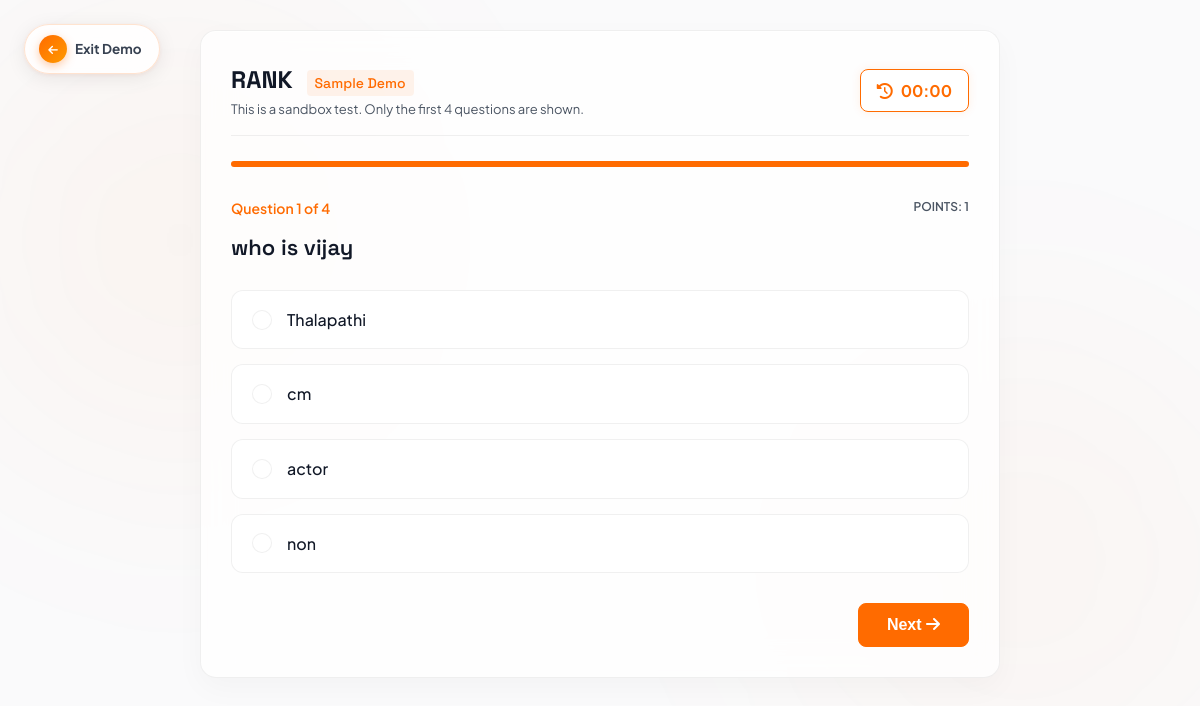
The app's page /quiz/6/demo/ with its own data.
### quiz/models.py (models this page shows, shortened)
class Quiz(models.Model):
    title = models.CharField(max_length=255)
    description = models.TextField(blank=True, help_text="Short description of the quiz")
    category = models.ForeignKey(Category, on_delete=models.SET_NULL, null=True, blank=True, related_name='quizzes')
    subject = models.ForeignKey(Subject, on_delete=models.SET_NULL, null=True, blank=True, related_name='quizzes')
    academic_year = models.CharField(max_length=50, default="2025-2026", blank=True, null=True)
    unit = models.CharField(max_length=50, default="Unit 1", blank=True, null=True)
    difficulty = models.CharField(max_length=50, choices=[('Easy', 'Easy'), ('Medium', 'Medium'), ('Hard', 'Hard')], default='Medium')
    duration = models.PositiveIntegerField(default=60, help_text="Time limit in minutes")
    passing_score = models.PositiveIntegerField(default=60, help_text="Passing score percentage (0-100)")
    negative_marking = models.BooleanField(default=False, help_text="Enable negative marking for this quiz")
    negative_marks_per_question = models.FloatField(default=0.0, help_text="Marks deducted for each incorrect answer")
    shuffle_questions = models.BooleanField(default=False, help_text="Shuffle questions order for each attempt")
    shuffle_options = models.BooleanField(default=False, help_text="Shuffle choices/options for each question")
    max_attempts = models.PositiveIntegerField(default=1, help_text="Maximum allowed attempts per student")
    start_date = models.DateTimeField(null=True, blank=True, help_text="Quiz availability start date")
    end_date = models.DateTimeField(null=True, blank=True, help_text="Quiz availability end date/deadline")
    deadline = models.DateTimeField(null=True, blank=True, help_text="Backwards compatible deadline datetime")
    status = models.CharField(max_length=50, choices=[('Draft', 'Draft'), ('Published', 'Published'), ('Archived', 'Archived')], default='Draft')
    created_by = models.ForeignKey(User, on_delete=models.CASCADE, related_name='quizzes_created', null=True, blank=True)
    created_at = models.DateTimeField(auto_now_add=True)
    class Meta:
        verbose_name_plural = "Quizzes"
        ordering = ['-created_at']
    @property
    def time_limit(self):
        return self.duration * 60

class Question(models.Model):
    QUESTION_TYPES = [
        ('MCQ', 'Multiple Choice Single Answer'),
        ('MultipleAnswers', 'Multiple Choice Multiple Answers'),
        ('TrueFalse', 'True/False'),
        ('FillBlank', 'Fill in the Blank'),
        ('Image', 'Image Question'),
        ('Programming', 'Code/Programming Question'),
        ('Paragraph', 'Paragraph/Short Answer Question')
    ]
    quiz = models.ForeignKey(Quiz, on_delete=models.CASCADE, related_name='questions')
    section = models.ForeignKey(QuizSection, on_delete=models.SET_NULL, null=True, blank=True, related_name='questions')
    text = models.TextField(help_text="The question text")
    question_type = models.CharField(max_length=50, choices=QUESTION_TYPES, default='MCQ')
    correct_answer_text = models.TextField(blank=True, null=True, help_text="For Fill-in-Blank, Code, and Paragraph questions")
    difficulty = models.CharField(max_length=50, choices=[('Easy', 'Easy'), ('Medium', 'Medium'), ('Hard', 'Hard')], default='Medium')
    image_url = models.CharField(max_length=255, blank=True, null=True, help_text="URL or path to question image")
    points = models.PositiveIntegerField(default=1, help_text="Points awarded for a correct answer")
    negative_marks = models.FloatField(default=0.0, help_text="Points deducted for a wrong answer")
    explanation = models.TextField(blank=True, null=True, help_text="Explanation justifying the correct answer")

class Choice(models.Model):
    question = models.ForeignKey(Question, on_delete=models.CASCADE, related_name='choices')
    text = models.CharField(max_length=255, help_text="The choice text")
    is_correct = models.BooleanField(default=False, help_text="Check if this is the correct answer")

### quiz/views.py (the view)
# urls.py: path('quiz/<int:quiz_id>/demo/', views.play_demo, name='play_demo'),
def play_demo(request, quiz_id):
    quiz = get_object_or_404(Quiz, id=quiz_id)
    questions = quiz.questions.all().prefetch_related('choices')
    return render(request, 'quiz/play_demo.html', {'quiz': quiz, 'questions': questions})

### quiz/templates/quiz/play_demo.html (shortened to what this page needs)
{% extends 'quiz/base.html' %}
{% block content %}
<a href="{% url 'quiz:welcome' %}" class="float-back" id="btn-back-demo" title="Exit Demo">
    <span class="back-icon"><i class="fa-solid fa-arrow-left"></i></span> Exit Demo
</a>
<div class="glass-card" style="position: relative; max-width: 800px; margin: 0 auto;">
    <div class="quiz-play-header">
        <div>
            <h2 style="font-size: 24px; font-weight: 700; color: var(--text-white);">{{ quiz.title }} <span style="font-size: 14px; font-weight: 500; color: var(--primary-orange); background: rgba(255, 107, 0, 0.08); padding: 4px 8px; border-radius: 4px; margin-left: 8px;">Sample Demo</span></h2>
            <p style="color: var(--text-muted); font-size: 13px;">This is a sandbox test. Only the first {{ questions|length }} questions are shown.</p>
        </div>
        <div class="timer-box" id="quiz-timer-container" data-time-limit="{{ demo_time_limit }}" data-quiz-id="{{ quiz.id }}">
            <i class="fa-solid fa-clock-rotate-left"></i>
            <span id="timer-val">00:00</span>
        </div>
    </div>
    <div class="timer-bar-container">
        <div class="timer-bar-fill" id="timer-bar-fill"></div>
    </div>
    <form method="POST" action="{% url 'quiz:submit_demo' quiz.id %}" id="quiz-play-form">
        {% for question in questions %}
            <div class="question-slide" id="slide-{{ forloop.counter0 }}">
                <div class="question-index">
                    Question <span class="current-idx">{{ forloop.counter }}</span> of {{ questions|length }}
                    <span style="float: right; color: var(--text-muted); font-size: 12px; text-transform: uppercase;">
                        Points: {{ question.points }}
                    </span>
                </div>
                <h3 class="question-text">{{ question.text }}</h3>
                <div class="options-list">
                    {% for choice in question.choices.all %}
                        <label class="option-item">
                            <input type="radio" name="question_{{ question.id }}" value="{{ choice.id }}" class="option-radio">
                            <span style="font-size: 16px; font-weight: 500;">{{ choice.text }}</span>
                        </label>
                    {% endfor %}
                </div>
            </div>
        {% endfor %}
        <div class="quiz-controls">
            <div style="margin-left: auto;">
                <button type="button" class="btn btn-primary" id="next-btn">
                    Next <i class="fa-solid fa-arrow-right"></i>
                </button>
            </div>
        </div>
    </form>
</div>
{% endblock %}

### records on screen
Quiz: title "RANK"
Question: questions "4", points "1", text "who is vijay"
Choice: text "Thalapathi"
Choice: text "cm"
Choice: text "actor"
Choice: text "non"

### other values on screen
{{ questions|length }} "4"
